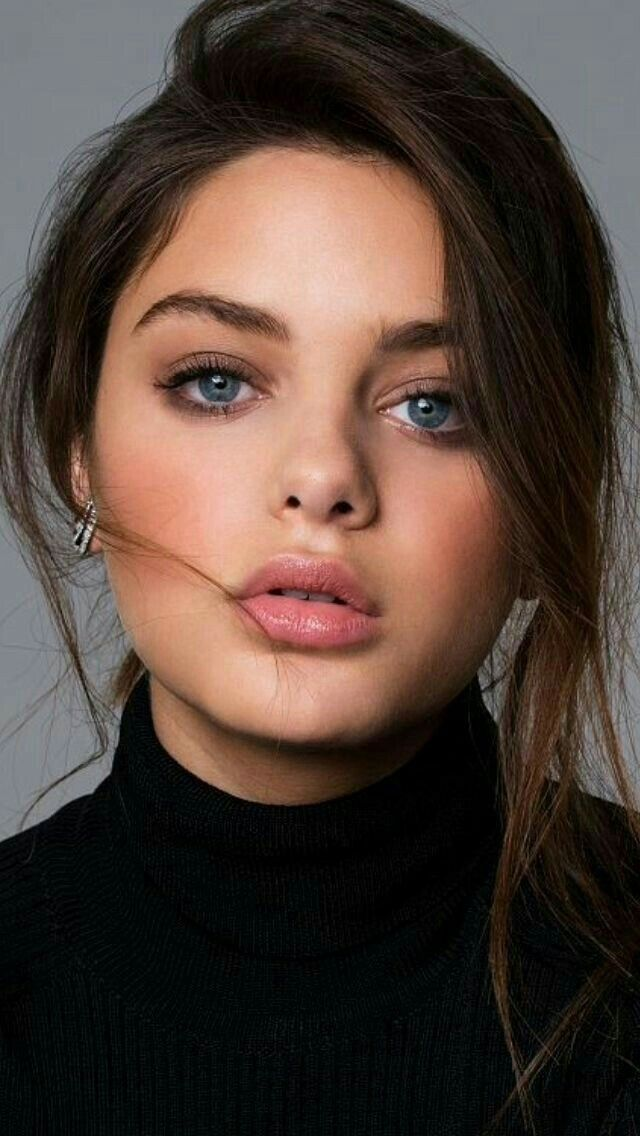
#> input picture Resources/face1.jpg, 640 x 1136 px
$ python main.py
#> lines starting #> are read from the running program, lines starting #| are printed output that depends on the picture
import cv2
import numpy as np

faceCascade = cv2.CascadeClassifier("Resources/haarcascade_frontalface_default.xml")
inputImg = cv2.imread("Resources/face1.jpg")
#> inputImg is the input picture: shape (1136, 640, 3); mean B, G, R 56.2, 64.5, 80.5
img = cv2.resize(inputImg,(400,700))
imgGray = cv2.cvtColor(img,cv2.COLOR_BGR2GRAY)
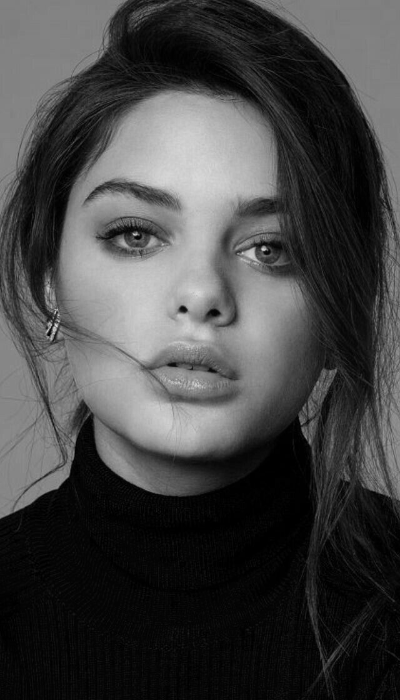
#> imgGray: shape (700, 400); min 0, max 219, mean 68.2

faces = faceCascade.detectMultiScale(imgGray,1.1,4)
#> faces = [[40, 116, 320, 320]]
for (x,y,h,w) in faces:
    cv2.rectangle(img,(x,y),(x+w,y+h),(255,0,0),2)
#> this loop made 1 pass
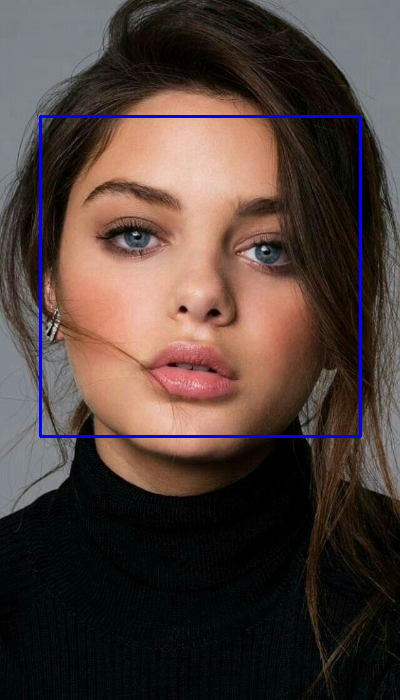
#> img: shape (700, 400, 3); mean B, G, R 58.9, 63.6, 79.3


cv2.imshow("Face",img)
cv2.imshow("GrayFace",imgGray)
cv2.waitKey(0)

$ run again, with Resources/face2.jpg copied over Resources/face1.jpg
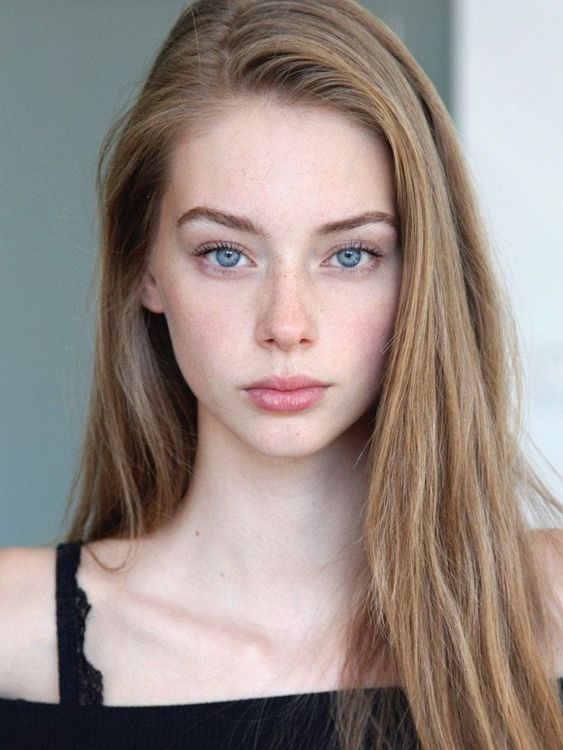
#> input picture Resources/face2.jpg, 563 x 750 px
#> inputImg is the input picture: shape (750, 563, 3); mean B, G, R 133.8, 139.8, 152.5
#> `imgGray = cv2.cvtColor(img,cv2.COLOR_BGR2GRAY)`:
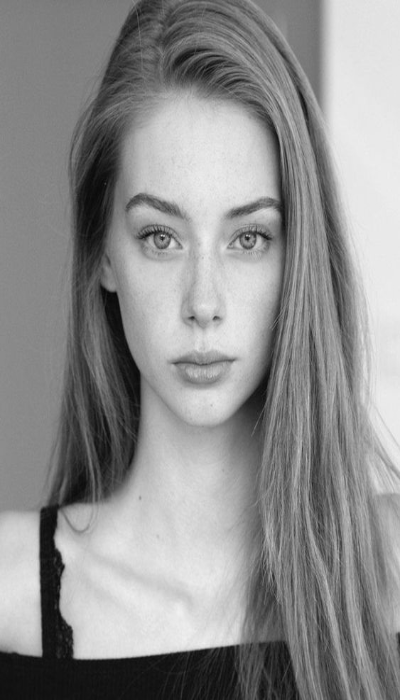
#> imgGray: shape (700, 400); min 5, max 241, mean 142.8
#> faces = [[80, 144, 247, 247]]
#> the loop `for (x,y,h,w) in faces:` made 1 pass
#> after the loop `for (x,y,h,w) in faces:`:
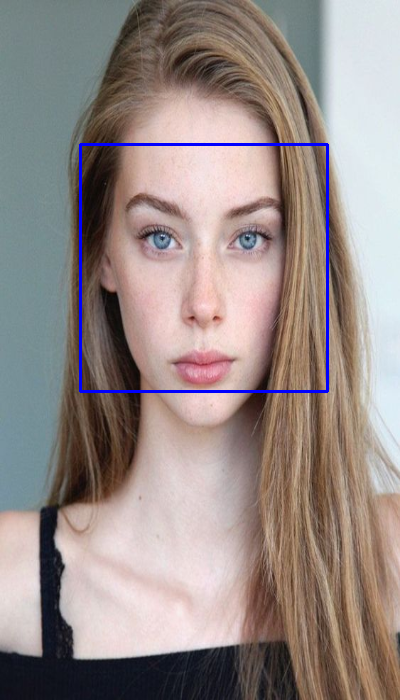
#> img: shape (700, 400, 3); mean B, G, R 135.4, 138.5, 150.9
